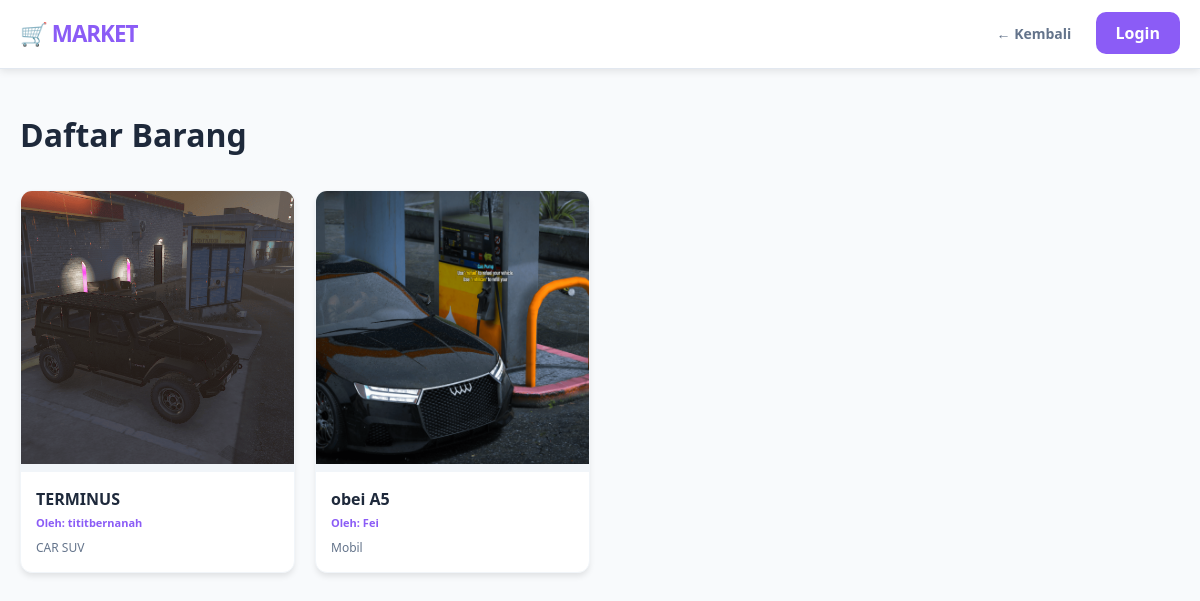
The app's page /marketplace/index.php with its own data.
### tables this page shows
CREATE TABLE `marketplace_posts` (
  `id` int(11) NOT NULL,
  `user_id` int(11) NOT NULL,
  `nama_barang` varchar(200) NOT NULL,
  `jenis_barang` varchar(100) DEFAULT NULL,
  `no_telpon` varchar(20) DEFAULT NULL,
  `discord_id` varchar(100) DEFAULT NULL,
  `foto_barang` varchar(255) DEFAULT NULL,
  `keterangan` text DEFAULT NULL,
  `created_at` timestamp NOT NULL DEFAULT current_timestamp(),
  `is_featured` tinyint(1) DEFAULT 0,
  `featured_expiry` datetime DEFAULT NULL
);

CREATE TABLE `users` (
  `id` int(11) NOT NULL,
  `username` varchar(50) NOT NULL,
  `email` varchar(100) NOT NULL,
  `password` varchar(255) NOT NULL,
  `full_name` varchar(100) DEFAULT NULL,
  `phone` varchar(20) DEFAULT NULL,
  `role` enum('user','admin','employee') DEFAULT 'user',
  `created_at` timestamp NOT NULL DEFAULT current_timestamp()
);

### includes/config.php (called while the page is built, shortened)
<?php
function isLoggedIn() {
    return isset($_SESSION['user_id']);
}
?>

### marketplace/index.php (the view, shortened to what this page needs)
<?php
include '../includes/config.php';
?>
<!DOCTYPE html>
<html lang="id">
<head>
  <link rel="stylesheet" href="../assets/css/style.css">
</head>
<body data-theme="marketplace">
<nav class="navbar">
  <div class="navbar-container">
    <div style="font-weight:900; color:var(--m-purple); font-size:1.4rem; letter-spacing:-1px;">🛒 MARKET</div>
    <div>
      <a href="javascript:void(0)" onclick="handleExit('../index.php')" style="text-decoration:none; color:var(--m-slate); font-weight:600; margin-right:20px; font-size:14px;">← Kembali</a>
      <?php if(isLoggedIn()): ?>
        <a href="post.php" style="text-decoration:none; background:var(--m-purple); color:white; padding:10px 20px; border-radius:10px; font-weight:700; font-size:14px;">+ Post Barang</a>
        <a href="my-posts.php" style="text-decoration:none; background:var(--m-purple); color:white; padding:10px 20px; border-radius:10px; font-weight:700; font-size:14px;">Post saya</a>
      <?php else: ?>
        <a href="../login.php" style="text-decoration:none; background:var(--m-purple); color:white; padding:10px 20px; border-radius:10px; font-weight:700;">Login</a>
      <?php endif; ?>
    </div>
  </div>
</nav>
<div class="market-container">
  <h2 style="margin-bottom:30px; color:var(--m-dark); font-size: 2rem; font-weight: 800;">Daftar Barang</h2>
  <div class="market-grid">
    <?php
    $query = "SELECT p.*, u.username as nama_penjual, (p.is_featured = 1 AND p.featured_expiry > NOW()) as is_vip FROM marketplace_posts p LEFT JOIN users u ON p.user_id = u.id ORDER BY is_vip DESC, p.created_at DESC";
    $result = mysqli_query($conn, $query);
    if($result && mysqli_num_rows($result) > 0):
      while($row = mysqli_fetch_assoc($result)):
        $foto = $row['foto_barang'] ?: '';
        $penjual = $row['nama_penjual'] ?: 'Anonim';
    ?>
      <div class="m-card" onclick="openMe('<?= addslashes($row['nama_barang']) ?>', '<?= addslashes($row['jenis_barang']) ?>', '<?= $row['no_telpon'] ?>', '<?= addslashes($row['discord_id']) ?>', '<?= addslashes($row['keterangan']) ?>', '<?= $foto ?>', '<?= date('d M Y', strtotime($row['created_at'])) ?>', '<?= addslashes($penjual) ?>')">
        <div class="m-img-box">
          <img src="../assets/uploads/<?= $foto ?: 'default.jpg' ?>">
        </div>
        <div class="m-info">
          <div class="m-name"><?= htmlspecialchars($row['nama_barang']) ?></div>
          <div class="m-seller">Oleh: <?= htmlspecialchars($penjual) ?></div>
          <div class="m-cat"><?= htmlspecialchars($row['jenis_barang']) ?></div>
        </div>
      </div>
    <?php endwhile; endif; ?>
  </div>
</div>
</body>
</html>

### assets/css/style.css (style rules this page uses)
* { margin: 0; padding: 0; box-sizing: border-box; }
body { font-family: 'Segoe UI', sans-serif; background: #f8f9fa; color: #333; }
.navbar { background: linear-gradient(135deg, #1e40af, #3b82f6); color: white; padding: 1rem 0; box-shadow: 0 2px 8px rgba(0,0,0,0.1); }
.navbar-container { display: flex; justify-content: space-between; align-items: center; max-width: 1200px; margin: 0 auto; padding: 0 20px; }
body { font-family: 'Inter', sans-serif; transition: background 0.5s ease; line-height: 1.6; overflow-x: hidden; }
.navbar { padding: 1rem 0; position: sticky; top: 0; z-index: 1000; transition: all 0.4s ease; }
.navbar-container { max-width: 1100px; margin: 0 auto; padding: 0 1.5rem; display: flex; justify-content: space-between; align-items: center; }

### marketplace/index.php (style rules this page uses)
:root { --m-purple: #8b5cf6; --m-dark: #1e293b; --m-slate: #64748b; }
body { background-color: #f8fafc; margin: 0; font-family: 'Segoe UI', Tahoma, Geneva, Verdana, sans-serif; overflow-x: hidden; }
.navbar { background: white; border-bottom: 1px solid #e2e8f0; padding: 1rem 0; position: sticky; top: 0; z-index: 100; }
.navbar-container { max-width: 1200px; margin: 0 auto; padding: 0 20px; display: flex; justify-content: space-between; align-items: center; }
.market-container { max-width: 1200px; margin: 40px auto; padding: 0 20px; }
.market-grid { display: grid; grid-template-columns: repeat(auto-fill, minmax(220px, 1fr)); gap: 20px; }
.m-card { background: white; border-radius: 12px; overflow: hidden; box-shadow: 0 4px 6px -1px rgba(0,0,0,0.1); cursor: pointer; transition: all 0.3s ease; border: 1px solid #f1f5f9; }
.m-img-box { width: 100%; aspect-ratio: 1/1; background: #f1f5f9; position: relative; }
.m-img-box img { width: 100%; height: 100%; object-fit: cover; }
.m-info { padding: 15px; }
.m-name { font-weight: 700; color: var(--m-dark); margin-bottom: 2px; }
.m-seller { font-size: 11px; color: var(--m-purple); font-weight: 600; margin-bottom: 6px; }
.m-cat { font-size: 12px; color: var(--m-slate); }

### records on screen
marketplace_posts: foto_barang (picture), nama_barang "TERMINUS", user.username "tititbernanah", jenis_barang "CAR SUV"
marketplace_posts: foto_barang (picture), nama_barang "obei A5", user.username "Fei", jenis_barang "Mobil"
